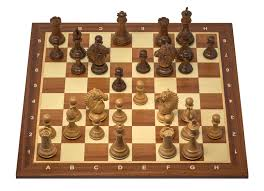
#> input picture data/chessboard.jpg, 264 x 191 px
$ python stage1_visualiser.py
#> lines starting #> are read from the running program, lines starting #| are printed output that depends on the picture; after the words box and inside, x2 and y2 are one past the last pixel; in counts of white or black regions, pixels touching at a corner belong together; long printed decimals are rounded
### src/stage1_corners.py
"""
Stage 1: Corner Detection Module

Detects the four outer corners of a chessboard from an input image
using Hough line detection and geometric intersection.
"""

import random
import cv2
import numpy as np


class Stage1CornerDetection:

    def __init__(
            self,
            canny_low=50,
            canny_high=150,
            hough_threshold=50,
            min_line_length=30,
            max_line_gap=20
    ):
        self.canny_low = canny_low
        self.canny_high = canny_high
        self.hough_threshold = hough_threshold
        self.min_line_length = min_line_length
        self.max_line_gap = max_line_gap


    # 1. PREPROCESSING

    def preprocess_image(self, image):
        """
        Converts input image to grayscale and smooths it.

        Parameters:
            image: BGR image loaded with cv2.imread()

        Returns:
            gray_blur: blurred grayscale image
        """
        gray = cv2.cvtColor(image, cv2.COLOR_BGR2GRAY)
        gray_blur = cv2.GaussianBlur(gray, (5, 5), 0)
        return gray_blur


    # 2. EDGE DETECTION

    def detect_edges(self, gray):
        """
        Detects edges using the Canny edge detector.

        Parameters:
            gray: grayscale image

        Returns:
            edges: binary edge image
        """
        return cv2.Canny(gray, self.canny_low, self.canny_high)


    # 3. HOUGH LINE DETECTION

    def detect_hough_lines(self, gray):
        """
        Detects line segments using probabilistic Hough line detection.

        Parameters:
            gray: grayscale image

        Returns:
            lines: output as cv2.HoughLinesP
        """
        edges = self.detect_edges(gray)

        points = np.argwhere(edges > 0)

        if len(points) == 0:
            return None

        h, w = edges.shape
        max_rho = int(np.ceil(np.sqrt(h*h + w*w)))


        theta_vals = np.deg2rad(np.arange(0, 180))
        cos_vals = np.cos(theta_vals)
        sin_vals = np.sin(theta_vals)

        accumulator = np.zeros(
            (2 * max_rho + 1, len(theta_vals)),
            dtype=np.int32
        )

        edge_points = [(int(x), int(y)) for y, x in points]
        random.shuffle(edge_points)

        active_points = set(edge_points)
        detected_lines = []

        for x, y in edge_points:

            if (x, y) not in active_points:
                continue


            for theta_idx in range(len(theta_vals)):

                rho = x * cos_vals[theta_idx] + y * sin_vals[theta_idx]
                rho_idx = int(round(rho)) + max_rho

                accumulator[rho_idx, theta_idx] += 1

                if accumulator[rho_idx, theta_idx] >= self.hough_threshold:

                    rho_val = rho_idx - max_rho

                    theta = theta_vals[theta_idx]


                    cos_t = np.cos(theta)
                    sin_t = np.sin(theta)

                    line_points = []

                    for px, py in active_points:

                        dist = abs(px*cos_t + py*sin_t - rho_val)

                        if dist < 2.0:
                            line_points.append((px, py))

                    if len(line_points) < self.min_line_length:
                        continue

                    projections = []

                    dx = -sin_t

                    dy = cos_t

                    for px, py in line_points:

                        t = px*dx + py*dy
                        projections.append((t, px, py))

                    if len(projections) == 0:
                        continue

                    projections.sort()

                    best_segment = []
                    current_segment = [projections[0]]

                    for i in range(1, len(projections)):

                        if abs(projections[i][0] - projections[i-1][0]) <= self.max_line_gap:
                            current_segment.append(projections[i])

                        else:

                            if len(current_segment) > len(best_segment):
                                best_segment = current_segment
                            current_segment = [projections[i]]

                    if len(current_segment) > len(best_segment):
                        best_segment = current_segment

                    if len(best_segment) >= self.min_line_length:

                        _, x1, y1 = best_segment[0]
                        _, x2, y2 = best_segment[-1]

                        detected_lines.append(
                            np.array([[x1, y1, x2, y2]])
                        )

                        for _, px, py in best_segment:
                            if (px, py) in active_points:
                                active_points.remove((px, py))

                        accumulator[rho_idx, theta_idx] = 0

        if len(detected_lines) == 0:
            return None

        return np.array(detected_lines)


    # 4. SPLIT LINES BY ORIENTATION

    def split_lines_by_orientation(self, lines):
        """
        Splits detected Hough lines into horizontal and vertical groups.

        Parameters:
            lines: output from cv2.HoughLinesP

        Returns:
            horizontal_lines: list of horizontal line segments
            vertical_lines:   list of vertical line segments
        """
        horizontal_lines = []
        vertical_lines = []

        if lines is None:
            return horizontal_lines, vertical_lines

        for line in lines:
            x1, y1, x2, y2 = line[0]
            angle = abs(np.degrees(np.arctan2(y2 - y1, x2 - x1)))

            if angle < 20 or angle > 160:
                horizontal_lines.append((x1, y1, x2, y2))
            elif 70 < angle < 110:
                vertical_lines.append((x1, y1, x2, y2))

        return horizontal_lines, vertical_lines


    # 5. INTERSECTION COMPUTATION

    def compute_intersections(self, horizontal_lines, vertical_lines):
        """
        Computes intersections between horizontal and vertical lines.

        Parameters:
            horizontal_lines: list of horizontal line segments
            vertical_lines:   list of vertical line segments

        Returns:
            intersections: Nx2 float32 array of (x, y) intersection points
        """
        intersections = []

        for x1, y1, x2, y2 in horizontal_lines:
            for x3, y3, x4, y4 in vertical_lines:
                denom = (x1 - x2) * (y3 - y4) - (y1 - y2) * (x3 - x4)
                if abs(denom) < 1e-6:
                    continue
                px = ((x1 * y2 - y1 * x2) * (x3 - x4) - (x1 - x2) * (x3 * y4 - y3 * x4)) / denom
                py = ((x1 * y2 - y1 * x2) * (y3 - y4) - (y1 - y2) * (x3 * y4 - y3 * x4)) / denom
                intersections.append([px, py])

        return np.array(intersections, dtype=np.float32)


    # 6. CORNER SELECTION

    def select_board_corners(self, intersections):
        """
        Selects the four outer corners of the board from intersection points.

        Parameters:
            intersections: Nx2 array of intersection points

        Returns:
            corners: 4x2 float32 array [TL, TR, BR, BL], or None
        """
        if len(intersections) < 4:
            return None

        sums = intersections[:, 0] + intersections[:, 1]
        diffs = intersections[:, 0] - intersections[:, 1]

        top_left     = intersections[np.argmin(sums)]
        bottom_right = intersections[np.argmax(sums)]
        top_right    = intersections[np.argmax(diffs)]
        bottom_left  = intersections[np.argmin(diffs)]

        return np.array([top_left, top_right, bottom_right, bottom_left], dtype=np.float32)


    def order_corners(self, corners):
        """
        Ensures corners are ordered consistently as [TL, TR, BR, BL].

        Parameters:
            corners: 4x2 array

        Returns:
            rect: 4x2 float32 array in canonical order
        """
        rect = np.zeros((4, 2), dtype=np.float32)
        s    = corners.sum(axis=1)
        diff = np.diff(corners, axis=1)

        rect[0] = corners[np.argmin(s)]     # top-left
        rect[2] = corners[np.argmax(s)]     # bottom-right
        rect[1] = corners[np.argmin(diff)]  # top-right
        rect[3] = corners[np.argmax(diff)]  # bottom-left

        return rect


    # 7. FULL PIPELINE

    def run_stage1(self, image):
        """
        Runs the full corner detection pipeline on a BGR image.

        Parameters:
            image: BGR image (numpy array)

        Returns:
            ordered_corners: 4x2 float32 [TL, TR, BR, BL], or None on failure
        """
        gray = self.preprocess_image(image)
        lines = self.detect_hough_lines(gray)
        horizontal_lines, vertical_lines = self.split_lines_by_orientation(lines)
        intersections = self.compute_intersections(horizontal_lines, vertical_lines)
        board_corners = self.select_board_corners(intersections)

        if board_corners is None:
            return None

        return self.order_corners(board_corners)

### src/stage1_visualiser.py
import cv2
import os
import numpy as np
from src.stage1_corners import Stage1CornerDetection


def main():
    script_dir = os.path.dirname(os.path.abspath(__file__))
    image_path = os.path.join(script_dir, "..", "data", "chessboard.jpg")

    image = cv2.imread(image_path)
#> image is the input picture: shape (191, 264, 3); mean B, G, R 131.3, 158.4, 186.8

    if image is None:
        print("Error loading image:", image_path)
        return

    detector = Stage1CornerDetection()

    # -------------------------------------------------------------------------
    # STAGE 0: Original image
    # -------------------------------------------------------------------------
    cv2.imshow("Stage 0 - Original Image", image)
    cv2.waitKey(0)

    # -------------------------------------------------------------------------
    # STAGE 1: Preprocessing (grayscale + Gaussian blur)
    # -------------------------------------------------------------------------
    gray = detector.preprocess_image(image)

    gray_display = cv2.cvtColor(gray, cv2.COLOR_GRAY2BGR)
    cv2.putText(gray_display, "Grayscale + Gaussian Blur", (10, 30),
                cv2.FONT_HERSHEY_SIMPLEX, 0.8, (0, 255, 255), 2)
#> gray_display: shape (191, 264, 3); mean B, G, R 158.5, 166.7, 166.7
    cv2.imshow("Stage 1 - Preprocessing", gray_display)
    cv2.waitKey(0)

    # -------------------------------------------------------------------------
    # STAGE 2: Canny edge detection
    # -------------------------------------------------------------------------
    edges = detector.detect_edges(gray)
#> in detect_edges, `return cv2.Canny(gray, self.canny_low, self.canny_high)`: returned value: shape (191, 264); 11.2% white in thin lines or dots, all inside (x1, y1, x2, y2) = (15, 7, 249, 179)

    edges_display = cv2.cvtColor(edges, cv2.COLOR_GRAY2BGR)
    cv2.putText(edges_display, "Canny Edge Detection", (10, 30),
                cv2.FONT_HERSHEY_SIMPLEX, 0.8, (0, 255, 255), 2)
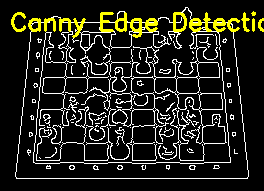
#> edges_display: shape (191, 264, 3); mean B, G, R 27.7, 36.7, 36.7
    cv2.imshow("Stage 2 - Edge Detection", edges_display)
    cv2.waitKey(0)

    # -------------------------------------------------------------------------
    # STAGE 3: Hough line detection + orientation split
    # -------------------------------------------------------------------------
    lines = detector.detect_hough_lines(gray)
#> in detect_hough_lines, `points = np.argwhere(edges > 0)`: points = 5628 pairs, first value 7 to 178, second value 15 to 248
#> in detect_hough_lines, `edge_points = [(int(x), int(y)) for y, x in points]`: edge_points = 5628 pairs, first value 15 to 248, second value 7 to 178
#> in detect_hough_lines, `active_points = set(edge_points)`: active_points = 5628 items
#> the loop in detect_hough_lines, `for x, y in edge_points: ` made 5628 passes
#> (x, y) on passes 1 to 3: (188, 123), (78, 120), (181, 17)
#> after the loop in detect_hough_lines, `for x, y in edge_points:`:
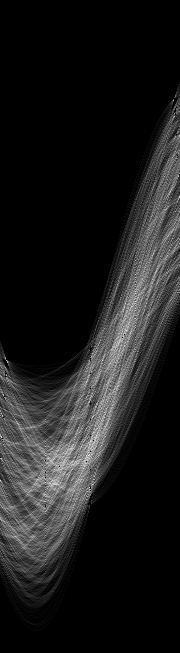
#> accumulator: shape (653, 180) int32; min 0, max 55, mean 6; drawn with min black and max white
#> after the loop in detect_hough_lines, `for x, y in edge_points:`: active_points = 1601 items; detected_lines = 35 items, first 6: [[248, 176, 16, 178]], [[231, 23, 32, 23]], [[238, 76, 26, 78]], [[241, 107, 22, 110]], [[248, 175, 231, 24]], [[230, 161, 16, 163]]
#> lines = 35 rows, first 6: [248, 176, 16, 178], [231, 23, 32, 23], [238, 76, 26, 78], [241, 107, 22, 110], [248, 175, 231, 24], [230, 161, 16, 163]
    hough_output = image.copy()

    if lines is not None:
        horizontal_lines, vertical_lines = detector.split_lines_by_orientation(lines)
#> the loop in split_lines_by_orientation, `for line in lines:` made 35 passes
#> (x1, y1, x2, y2, angle) on passes 1 to 12: (248, 176, 16, 178, 179.5), (231, 23, 32, 23, 180), (238, 76, 26, 78, 179.5), (241, 107, 22, 110, 179.2), (248, 175, 231, 24, 96.42), (230, 161, 16, 163, 179.5), (228, 142, 18, 144, 179.5), (46, 32, 33, 160, 95.8), (224, 92, 24, 94, 179.4), (203, 159, 84, 160, 179.5), (221, 60, 27, 63, 179.1), (203, 158, 196, 31, 93.15)
#> after the loop in split_lines_by_orientation, `for line in lines:`: horizontal_lines = 15 items, first 6: (248, 176, 16, 178), (231, 23, 32, 23), (238, 76, 26, 78), (241, 107, 22, 110), (230, 161, 16, 163), (228, 142, 18, 144); vertical_lines = [(248, 175, 231, 24), (46, 32, 33, 160), (203, 158, 196, 31), (179, 158, 171, 31), (230, 160, 217, 32), (32, 24, 15, 176), (69, 34, 57, 160), (112, 34, 108, 158), (156, 158, 153, 40), (89, 34, 84, 158), (130, 34, 132, 158), (40, 111, 36, 160), (219, 74, 216, 36)]

        for (x1, y1, x2, y2) in horizontal_lines:
            cv2.line(hough_output, (x1, y1), (x2, y2), (0, 255, 0), 2)
#> this loop made 15 passes
#> (x1, y1, x2, y2) on passes 1 to 12: (248, 176, 16, 178), (231, 23, 32, 23), (238, 76, 26, 78), (241, 107, 22, 110), (230, 161, 16, 163), (228, 142, 18, 144), (224, 92, 24, 94), (203, 159, 84, 160), (221, 60, 27, 63), (216, 31, 30, 33), (224, 126, 39, 125), (217, 45, 46, 48)
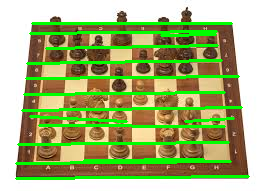
#> hough_output: shape (191, 264, 3); 15.07% of pixels changed, all inside (x1, y1, x2, y2) = (15, 22, 250, 180)
        for (x1, y1, x2, y2) in vertical_lines:
            cv2.line(hough_output, (x1, y1), (x2, y2), (255, 0, 0), 2)
#> this loop made 13 passes
#> hough_output: shape (191, 264, 3); 8.99% of pixels changed, all inside (x1, y1, x2, y2) = (14, 23, 250, 178)

        cv2.putText(hough_output,
                    f"Hough Lines  |  Green=Horizontal ({len(horizontal_lines)})  Blue=Vertical ({len(vertical_lines)})",
                    (10, 30), cv2.FONT_HERSHEY_SIMPLEX, 0.6, (0, 255, 255), 2)
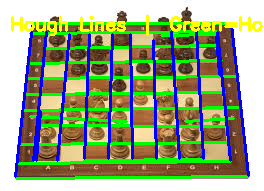
#> hough_output: shape (191, 264, 3); mean B, G, R 130.6, 166, 152.7
    else:
        cv2.putText(hough_output, "No lines detected", (10, 30),
                    cv2.FONT_HERSHEY_SIMPLEX, 0.8, (0, 0, 255), 2)
        horizontal_lines, vertical_lines = [], []

    cv2.imshow("Stage 3 - Hough Line Detection", hough_output)
    cv2.waitKey(0)

    print("Hough lines:")
    print(lines)
#> (printed output is left out)

    # -------------------------------------------------------------------------
    # STAGE 4: Intersection computation
    # -------------------------------------------------------------------------
    intersections = detector.compute_intersections(horizontal_lines, vertical_lines)
#> the loop in compute_intersections, `for x1, y1, x2, y2 in horizontal_lines:` made 15 passes
#> after the loop in compute_intersections, `for x1, y1, x2, y2 in horizontal_lines:`: intersections = 195 pairs, first value 14.78 to 248.1, second value 23 to 178
    intersection_output = image.copy()

    h_img, w_img = image.shape[:2]
#> h_img = 191; w_img = 264
    for (x, y) in intersections.astype(int):
        if 0 <= x < w_img and 0 <= y < h_img:
            cv2.circle(intersection_output, (x, y), 4, (0, 255, 0), -1)
#> this loop made 195 passes
#> (x, y) on passes 1 to 3: (248, 175), (31, 177), (204, 176)
#> intersection_output: shape (191, 264, 3); 14.87% of pixels changed, all inside (x1, y1, x2, y2) = (10, 19, 253, 183)

    cv2.putText(intersection_output, f"Intersections: {len(intersections)} points",
                (10, 30), cv2.FONT_HERSHEY_SIMPLEX, 0.8, (0, 255, 255), 2)
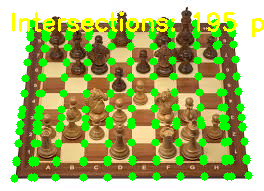
#> intersection_output: shape (191, 264, 3); mean B, G, R 111.9, 177.5, 164.3
    cv2.imshow("Stage 4 - Line Intersections", intersection_output)
    cv2.waitKey(0)

    # -------------------------------------------------------------------------
    # STAGE 5: Final board corner selection
    # -------------------------------------------------------------------------
    ordered_corners = detector.run_stage1(image)
#> in detect_hough_lines (call 2), `accumulator = np.zeros( (2 * max_rho + 1, len(theta_vals)), dtype=np.i..`: accumulator: shape (653, 180) int32; every value is 0
#> the loop in detect_hough_lines (call 2), `for x, y in edge_points: ` made 5628 passes
#> (x, y) on passes 1 to 3: (52, 109), (225, 140), (117, 141)
#> in run_stage1, `lines = self.detect_hough_lines(gray)`: lines = 30 rows, first 6: [248, 176, 16, 178], [231, 23, 32, 23], [238, 76, 26, 78], [248, 175, 231, 24], [225, 107, 22, 110], [228, 142, 18, 144]
#> the loop in split_lines_by_orientation (call 2), `for line in lines:` made 30 passes
#> (x1, y1, x2, y2, angle) on passes 1 to 12: (248, 176, 16, 178, 179.5), (231, 23, 32, 23, 180), (238, 76, 26, 78, 179.5), (248, 175, 231, 24, 96.42), (225, 107, 22, 110, 179.2), (228, 142, 18, 144, 179.5), (224, 92, 24, 94, 179.4), (32, 24, 15, 176, 96.38), (221, 60, 42, 63, 179), (230, 162, 33, 162, 180), (203, 159, 84, 160, 179.5), (230, 161, 217, 32, 95.75)
#> in run_stage1, `horizontal_lines, vertical_lines = self.split_lines_by_orientation(lin..`: horizontal_lines = 14 items, first 6: (248, 176, 16, 178), (231, 23, 32, 23), (238, 76, 26, 78), (225, 107, 22, 110), (228, 142, 18, 144), (224, 92, 24, 94); vertical_lines = [(248, 175, 231, 24), (32, 24, 15, 176), (230, 161, 217, 32), (70, 31, 57, 160), (46, 32, 33, 161), (203, 158, 196, 31), (179, 158, 171, 31), (130, 31, 132, 158), (112, 34, 108, 158), (156, 158, 153, 35), (89, 34, 84, 158), (40, 111, 36, 160)]
#> the loop in compute_intersections (call 2), `for x1, y1, x2, y2 in horizontal_lines:` made 14 passes
#> in run_stage1, `intersections = self.compute_intersections(horizontal_lines, vertical_..`: intersections = 168 pairs, first value 14.78 to 248.1, second value 23 to 178
#> in select_board_corners, `sums = intersections[:, 0] + intersections[:, 1]`: sums = 168 values, max 424.1 at index 0, min 55.11 at index 13, mean 227.9
#> in select_board_corners, `diffs = intersections[:, 0] - intersections[:, 1]`: diffs = 168 values, max 207.9 at index 12, min -163.2 at index 1, mean 19.83
#> in select_board_corners, `top_left     = intersections[np.argmin(sums)]`: top_left = [32.11, 23]
#> in select_board_corners, `bottom_right = intersections[np.argmax(sums)]`: bottom_right = [248.1, 176]
#> in select_board_corners, `top_right    = intersections[np.argmax(diffs)]`: top_right = [230.9, 23]
#> in select_board_corners, `bottom_left  = intersections[np.argmin(diffs)]`: bottom_left = [14.78, 178]
#> in run_stage1, `board_corners = self.select_board_corners(intersections)`: board_corners = [[32.11, 23], [230.9, 23], [248.1, 176], [14.78, 178]]
#> in order_corners, `rect = np.zeros((4, 2), dtype=np.float32)`: rect = [[0, 0], [0, 0], [0, 0], [0, 0]]
#> in order_corners, `s    = corners.sum(axis=1)`: s = [55.11, 253.9, 424.1, 192.8]
#> in order_corners, `diff = np.diff(corners, axis=1)`: diff = [-9.11, -207.9, -72.11, 163.2]
#> ordered_corners has the same summary as board_corners in run_stage1

    if ordered_corners is None:
        print("Could not detect board corners")
        cv2.destroyAllWindows()
        return

    final_output = image.copy()
    pts = ordered_corners.astype(int)
#> pts = [[32, 23], [230, 23], [248, 175], [14, 178]]

    corner_labels = ["0: TL", "1: TR", "2: BR", "3: BL"]
    for i, (x, y) in enumerate(pts):
        cv2.circle(final_output, (x, y), 6, (0, 0, 255), -1)
        cv2.putText(final_output, corner_labels[i], (x + 5, y - 5),
                    cv2.FONT_HERSHEY_SIMPLEX, 0.5, (0, 0, 255), 1)
#> this loop made 4 passes
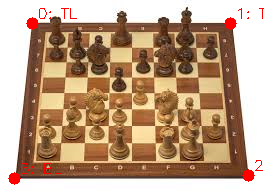
#> final_output: shape (191, 264, 3); 1.32% of pixels changed, all inside (x1, y1, x2, y2) = (8, 8, 264, 185)

    for i in range(4):
        p1 = tuple(pts[i])
        p2 = tuple(pts[(i + 1) % 4])
        cv2.line(final_output, p1, p2, (255, 0, 0), 3)
#> this loop made 4 passes
#> (p1, p2) on passes 1 to 4: ((32, 23), (230, 23)), ((230, 23), (248, 175)), ((248, 175), (14, 178)), ((14, 178), (32, 23))
#> final_output: shape (191, 264, 3); 7.28% of pixels changed, all inside (x1, y1, x2, y2) = (12, 21, 251, 181)

    cv2.putText(final_output, "Final Board Corners", (10, 30),
                cv2.FONT_HERSHEY_SIMPLEX, 0.8, (0, 255, 255), 2)
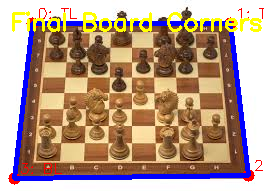
#> final_output: shape (191, 264, 3); mean B, G, R 134.2, 151.7, 179.6
    cv2.imshow("Stage 5 - Detected Board Corners", final_output)
    cv2.waitKey(0)

    print("Detected board corners:")
    print(ordered_corners)
#| [[ 32.112  23.      ]
#|  [230.887   23.      ]
#|  [248.112  175.999 ]
#|  [ 14.775 178.011 ]]

    cv2.destroyAllWindows()


if __name__ == "__main__":
    main()
